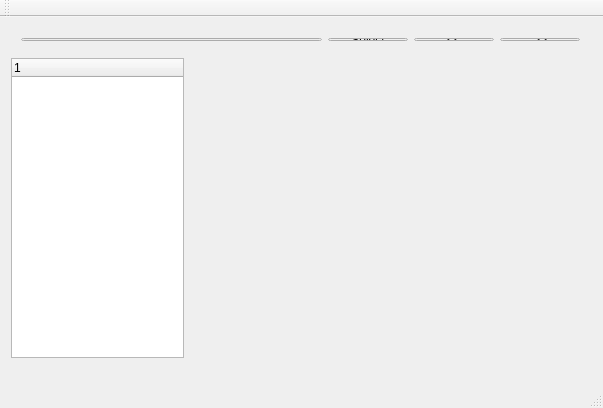
<?xml version="1.0" encoding="UTF-8"?>
<ui version="4.0">
 <class>UAV_ViewerClass</class>
 <widget class="QMainWindow" name="UAV_ViewerClass">
  <property name="geometry">
   <rect>
    <x>0</x>
    <y>0</y>
    <width>603</width>
    <height>408</height>
   </rect>
  </property>
  <property name="windowTitle">
   <string>UAV_Viewer</string>
  </property>
  <widget class="QWidget" name="centralWidget">
   <widget class="QWidget" name="layoutWidget">
    <property name="geometry">
     <rect>
      <x>10</x>
      <y>10</y>
      <width>581</width>
      <height>25</height>
     </rect>
    </property>
    <layout class="QHBoxLayout" name="horizontalLayout">
     <item>
      <widget class="QLineEdit" name="lineEdit"/>
     </item>
     <item>
      <widget class="QPushButton" name="pBtn_Select">
       <property name="text">
        <string>Select</string>
       </property>
      </widget>
     </item>
     <item>
      <widget class="QPushButton" name="pBtn_Prev">
       <property name="text">
        <string>&lt;&lt;</string>
       </property>
      </widget>
     </item>
     <item>
      <widget class="QPushButton" name="pBtn_Next">
       <property name="text">
        <string>&gt;&gt;</string>
       </property>
      </widget>
     </item>
    </layout>
   </widget>
   <widget class="QTreeWidget" name="tree_View">
    <property name="geometry">
     <rect>
      <x>11</x>
      <y>41</y>
      <width>173</width>
      <height>300</height>
     </rect>
    </property>
    <property name="minimumSize">
     <size>
      <width>160</width>
      <height>300</height>
     </size>
    </property>
    <column>
     <property name="text">
      <string notr="true">1</string>
     </property>
    </column>
   </widget>
   <widget class="QtImageLabel" name="qtImageLabel">
    <property name="geometry">
     <rect>
      <x>230</x>
      <y>60</y>
      <width>281</width>
      <height>251</height>
     </rect>
    </property>
   </widget>
  </widget>
  <widget class="QMenuBar" name="menuBar">
   <property name="geometry">
    <rect>
     <x>0</x>
     <y>0</y>
     <width>603</width>
     <height>23</height>
    </rect>
   </property>
  </widget>
  <widget class="QToolBar" name="mainToolBar">
   <attribute name="toolBarArea">
    <enum>TopToolBarArea</enum>
   </attribute>
   <attribute name="toolBarBreak">
    <bool>false</bool>
   </attribute>
  </widget>
  <widget class="QStatusBar" name="statusBar"/>
 </widget>
 <layoutdefault spacing="6" margin="11"/>
 <customwidgets>
  <customwidget>
   <class>QtImageLabel</class>
   <extends>QWidget</extends>
   <header>qtimagelabel.h</header>
  </customwidget>
 </customwidgets>
 <resources>
  <include location="uav_viewer.qrc"/>
 </resources>
 <connections/>
</ui>
